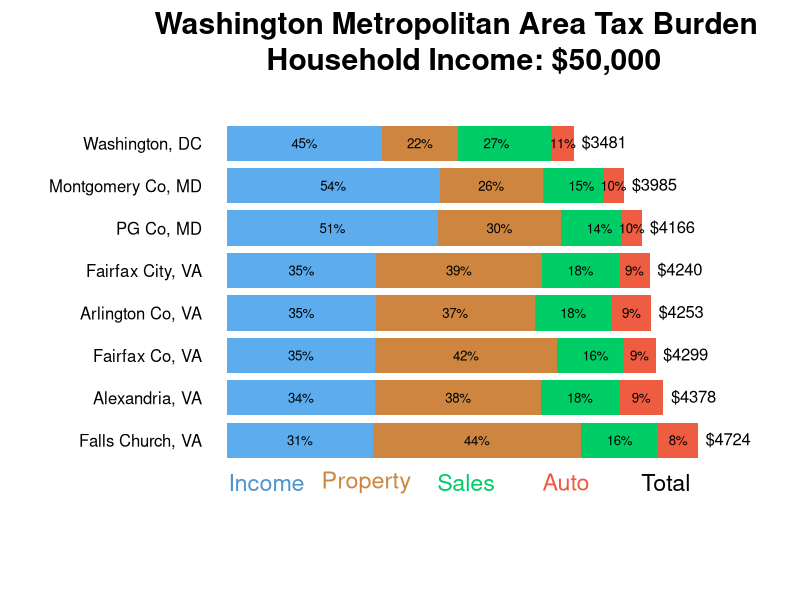

Reproduce this figure in R.
## ---- chunk 1
setwd("C:/Users/Rory/Google Drive/Class/Data-Driven Management II/tofte assignment")

dat <- read.csv("dc tax burdens.csv")
new <- paste(dat$County, ", ", dat$State, sep="") #combine county/state for easy naming vector



taxes <- data.frame(dat$Income.Tax[9:16], dat$Property.Tax[9:16], dat$Sales.Tax[9:16], dat$Auto.Tax[9:16])
taxes <- as.matrix(taxes)
taxes <- t(taxes) #transpose the matrix
test <- as.data.frame(taxes)


#fix margins to make labels fit
mar.default <- c(5,4,4,2) + 0.1
par(mar = mar.default + c(0, 7, 0, 3)) 

bplt <- barplot(taxes, main="Washington Metropolitan Area Tax Burden \n Household Income: $50,000", cex.main=1.8,
        col=c("steelblue2", "tan3", "springgreen3", "tomato2"),
        horiz=TRUE,
        xaxt="n",
        names.arg=new[9:16],
        ylim=c(-.5,10.4),
        las=2,
        border=NA)

#legend(x=4678, y=9.4, legend= c("Income", "Property", "Sales", "Auto"), fill=c("steelblue2", "tan3", "springgreen3", "tomato2"), bty="n", cex=.75)


#total tax labels
text(x= sum(test$V1)+300, y= bplt[1], labels=paste( "$", sum(test$V1), sep=""), xpd=TRUE)
text(x= sum(test$V2)+300, y= bplt[2], labels=paste( "$", sum(test$V2), sep=""), xpd=TRUE)
text(x= sum(test$V3)+300, y= bplt[3], labels=paste( "$", sum(test$V3), sep=""), xpd=TRUE)
text(x= sum(test$V4)+300, y= bplt[4], labels=paste( "$", sum(test$V4), sep=""), xpd=TRUE)
text(x= sum(test$V5)+300, y= bplt[5], labels=paste( "$", sum(test$V5), sep=""), xpd=TRUE)
text(x= sum(test$V6)+300, y= bplt[6], labels=paste( "$", sum(test$V6), sep=""), xpd=TRUE)
text(x= sum(test$V7)+300, y= bplt[7], labels=paste( "$", sum(test$V7), sep=""), xpd=TRUE)
text(x= sum(test$V8)+300, y= bplt[8], labels=paste( "$", sum(test$V8), sep=""), xpd=TRUE)


##auto tax labels
text(x=(sum(test$V1[1:3])+(test$V1[4]/2)), y=bplt[1], labels=paste( (round(test$V1[4]/sum(test$V1),2)*100), "%", sep=""), xpd=TRUE, cex=.8)
text(x=(sum(test$V2[1:3])+(test$V2[4]/2)), y=bplt[2], labels=paste( (round(test$V1[4]/sum(test$V2),2)*100), "%", sep=""), xpd=TRUE, cex=.8)
text(x=(sum(test$V3[1:3])+(test$V3[4]/2)), y=bplt[3], labels=paste( (round(test$V1[4]/sum(test$V3),2)*100), "%", sep=""), xpd=TRUE, cex=.8)
text(x=(sum(test$V4[1:3])+(test$V4[4]/2)), y=bplt[4], labels=paste( (round(test$V1[4]/sum(test$V4),2)*100), "%", sep=""), xpd=TRUE, cex=.8)
text(x=(sum(test$V5[1:3])+(test$V5[4]/2)), y=bplt[5], labels=paste( (round(test$V1[4]/sum(test$V5),2)*100), "%", sep=""), xpd=TRUE, cex=.8)
text(x=(sum(test$V6[1:3])+(test$V6[4]/2)), y=bplt[6], labels=paste( (round(test$V1[4]/sum(test$V6),2)*100), "%", sep=""), xpd=TRUE, cex=.8)
text(x=(sum(test$V7[1:3])+(test$V7[4]/2)), y=bplt[7], labels=paste( (round(test$V1[4]/sum(test$V7),2)*100), "%", sep=""), xpd=TRUE, cex=.8)
text(x=(sum(test$V8[1:3])+(test$V8[4]/2)), y=bplt[8], labels=paste( (round(test$V1[4]/sum(test$V8),2)*100), "%", sep=""), xpd=TRUE, cex=.8)

#sales tax labels
text(x=(sum(test$V1[1:2])+(test$V1[3]/2)), y=bplt[1], labels=paste( (round(test$V1[3]/sum(test$V1),2)*100), "%", sep=""), xpd=TRUE, cex=.8)
text(x=(sum(test$V2[1:2])+(test$V1[3]/2)), y=bplt[2], labels=paste( (round(test$V2[3]/sum(test$V2),2)*100), "%", sep=""), xpd=TRUE, cex=.8)
text(x=(sum(test$V3[1:2])+(test$V1[3]/2)), y=bplt[3], labels=paste( (round(test$V3[3]/sum(test$V3),2)*100), "%", sep=""), xpd=TRUE, cex=.8)
text(x=(sum(test$V4[1:2])+(test$V1[3]/2)), y=bplt[4], labels=paste( (round(test$V4[3]/sum(test$V4),2)*100), "%", sep=""), xpd=TRUE, cex=.8)
text(x=(sum(test$V5[1:2])+(test$V1[3]/2)), y=bplt[5], labels=paste( (round(test$V5[3]/sum(test$V5),2)*100), "%", sep=""), xpd=TRUE, cex=.8)
text(x=(sum(test$V6[1:2])+(test$V1[3]/2)), y=bplt[6], labels=paste( (round(test$V6[3]/sum(test$V6),2)*100), "%", sep=""), xpd=TRUE, cex=.8)
text(x=(sum(test$V7[1:2])+(test$V1[3]/2)), y=bplt[7], labels=paste( (round(test$V7[3]/sum(test$V7),2)*100), "%", sep=""), xpd=TRUE, cex=.8)
text(x=(sum(test$V8[1:2])+(test$V1[3]/2)), y=bplt[8], labels=paste( (round(test$V8[3]/sum(test$V8),2)*100), "%", sep=""), xpd=TRUE, cex=.8)

#property tax labels
text(x=(sum(test$V1[1])+(test$V1[2]/2)), y=bplt[1], labels=paste( (round(test$V1[2]/sum(test$V1),2)*100), "%", sep=""), xpd=TRUE, cex=.8)
text(x=(sum(test$V2[1])+(test$V2[2]/2)), y=bplt[2], labels=paste( (round(test$V2[2]/sum(test$V2),2)*100), "%", sep=""), xpd=TRUE, cex=.8)
text(x=(sum(test$V3[1])+(test$V3[2]/2)), y=bplt[3], labels=paste( (round(test$V3[2]/sum(test$V3),2)*100), "%", sep=""), xpd=TRUE, cex=.8)
text(x=(sum(test$V4[1])+(test$V4[2]/2)), y=bplt[4], labels=paste( (round(test$V4[2]/sum(test$V4),2)*100), "%", sep=""), xpd=TRUE, cex=.8)
text(x=(sum(test$V5[1])+(test$V5[2]/2)), y=bplt[5], labels=paste( (round(test$V5[2]/sum(test$V5),2)*100), "%", sep=""), xpd=TRUE, cex=.8)
text(x=(sum(test$V6[1])+(test$V6[2]/2)), y=bplt[6], labels=paste( (round(test$V6[2]/sum(test$V6),2)*100), "%", sep=""), xpd=TRUE, cex=.8)
text(x=(sum(test$V7[1])+(test$V7[2]/2)), y=bplt[7], labels=paste( (round(test$V7[2]/sum(test$V7),2)*100), "%", sep=""), xpd=TRUE, cex=.8)
text(x=(sum(test$V8[1])+(test$V8[2]/2)), y=bplt[8], labels=paste( (round(test$V8[2]/sum(test$V8),2)*100), "%", sep=""), xpd=TRUE, cex=.8)

#income tax labels
text(x=(test$V1[1]/2), y=bplt[1], labels=paste( (round(test$V1[1]/sum(test$V1),2)*100), "%", sep=""), xpd=TRUE, cex=.8)
text(x=(test$V2[1]/2), y=bplt[2], labels=paste( (round(test$V2[1]/sum(test$V2),2)*100), "%", sep=""), xpd=TRUE, cex=.8)
text(x=(test$V3[1]/2), y=bplt[3], labels=paste( (round(test$V3[1]/sum(test$V3),2)*100), "%", sep=""), xpd=TRUE, cex=.8)
text(x=(test$V4[1]/2), y=bplt[4], labels=paste( (round(test$V4[1]/sum(test$V4),2)*100), "%", sep=""), xpd=TRUE, cex=.8)
text(x=(test$V5[1]/2), y=bplt[5], labels=paste( (round(test$V5[1]/sum(test$V5),2)*100), "%", sep=""), xpd=TRUE, cex=.8)
text(x=(test$V6[1]/2), y=bplt[6], labels=paste( (round(test$V6[1]/sum(test$V6),2)*100), "%", sep=""), xpd=TRUE, cex=.8)
text(x=(test$V7[1]/2), y=bplt[7], labels=paste( (round(test$V7[1]/sum(test$V7),2)*100), "%", sep=""), xpd=TRUE, cex=.8)
text(x=(test$V8[1]/2), y=bplt[8], labels=paste( (round(test$V8[1]/sum(test$V8),2)*100), "%", sep=""), xpd=TRUE, cex=.8)

#color labels

text(x=400, y=-.5, labels="Income", col="steelblue3", cex=1.4)
text(x=1400, y=-.5, labels="Property", col="tan3", cex=1.4)
text(x=2400, y=-.5, labels="Sales", col="springgreen3", cex=1.4)
text(x=3400, y=-.5, labels="Auto", col="tomato2", cex=1.4)
text(x=4400, y=-.5, labels="Total", cex=1.4)
